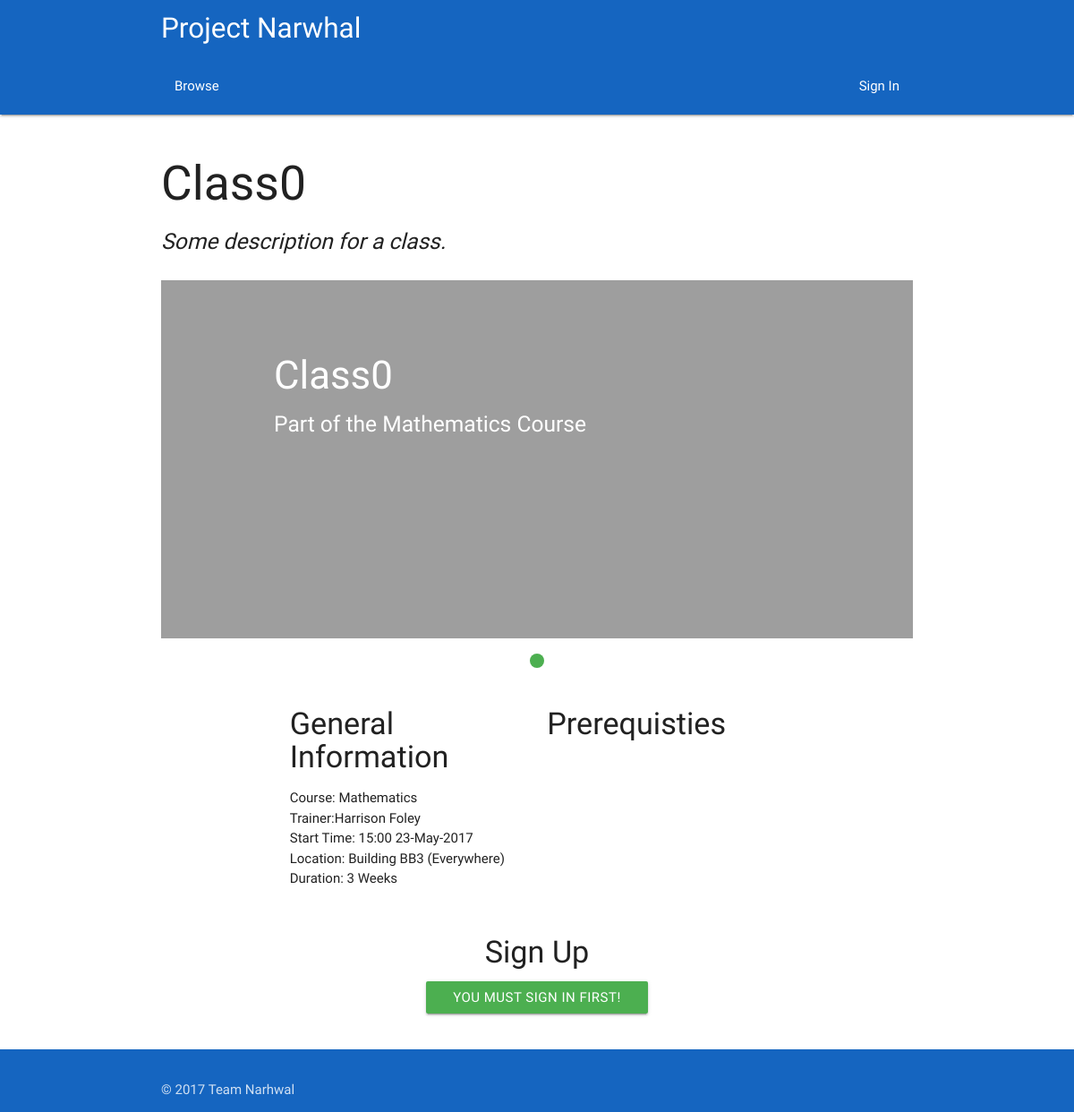
Page /browse/classes/class/0 on the earlier database version.
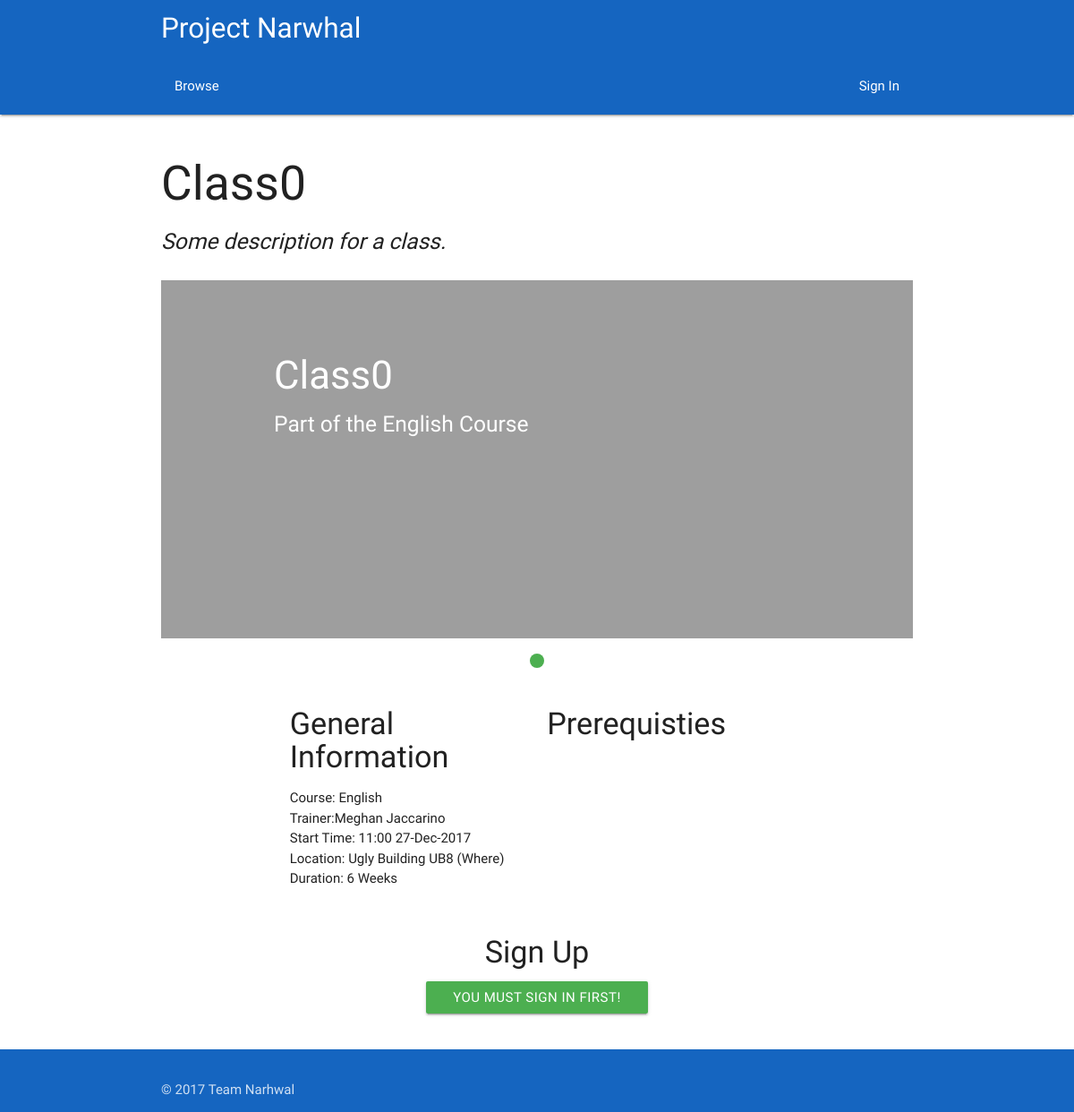
Same page on the later database version.
### app/models.py (models this page shows, shortened)
class Class(db.Model):
	__tablename__ = 'Class'
	classID = db.Column(db.Integer, primary_key = True)
	coursePoint = db.Column(db.Integer, db.ForeignKey('Course.courseID'))
	course = db.relationship("Course", foreign_keys = [coursePoint])
	courseID = db.Column(db.Integer)
	title = db.Column(db.String(100))
	description = db.Column(db.String(100))
	capacity = db.Column(db.Integer)
	startDate = db.Column(db.DateTime)
	duration = db.Column(db.Integer)
	endDate = db.Column(db.DateTime)
	reqFac = db.Column(db.String(100), default = 'None')
	preTrain = relationship("Class")
	parent_id = Column(db.Integer, ForeignKey('Class.classID'))
	locationPoint = db.Column(db.Integer, db.ForeignKey('Room.roomID'))
	location = db.relationship("Room", foreign_keys = [locationPoint])
	trainerPoint = db.Column(db.Integer, db.ForeignKey('Trainer.trainerID'))
	trainer = db.relationship("Trainer", foreign_keys = [trainerPoint])
	attendanceList = db.relationship('Delegate', secondary = association_table)
	waitList = db.relationship('Delegate', secondary = waiting_table)

class Course(db.Model):
	__tablename__ = 'Course'
	courseID = db.Column(db.Integer, primary_key = True)
	title = db.Column(db.String(100))
	description = db.Column(db.String(100))

class User(db.Model):
	__tablename__ = 'User'
	userID = db.Column(db.Integer, primary_key = True)
	name = db.Column(db.String(100))
	username = db.Column(db.String(100))
	email = db.Column(db.String(100))
	password = db.Column(db.String(100))
	type = db.Column(db.String(100))
	__mapper_args__ = {
		'polymorphic_identity': 'base',
		'polymorphic_on': type
	}

class Room(db.Model):
	__tablename__ = 'Room'
	roomID = db.Column(db.Integer, primary_key = True)
	capacity = db.Column(db.Integer)
	roomType = db.Column(db.String(100))
	roomCode = db.Column(db.String(100))
	building = db.Column(db.String(100))
	location = db.Column(db.String(100))
	facilities = db.Column(db.String(100))
	picURL = db.Column(db.String(100))
	accessRating = db.Column(db.String(100))

### app/views.py (the view)
@app.route('/browse/classes/class/<id>')
def viewClassDetails(id):
    classID = id
    current_class = classes(classID=classID)
    classSize = classAttendenceLen(current_class)
    if current_user.is_authenticated:
        if current_user.type == 'Delegate':
            clash = noTimeTableClash(current_user, current_class)
            userQualify = meetsRequirements(current_user, current_class)
        else:
            userQualify = False
            clash = "NA"
    else:
        userQualify = "Sign"
        clash = "NA"
    return render_template('viewClass.html', title="Course", current_class=current_class, classSize=classSize, userQualify=userQualify, clash = clash)

### queries.py (called while the page is built)
def listConvert(x):
    if(x.count() == 1):
        x = x[0]
        return x
    else:
        y = []
    for i in x:
        y.append(i)
    return y

def classes(**kwargs):
    q = models.Class.query.filter_by(**kwargs)
    q = listConvert(q)
    return q

def delegates(**kwargs):
    q = models.Delegate.query.filter_by(**kwargs)
    q = listConvert(q)
    return q

def classAttendence(thisClass):
    dels = delegates()
    at = []
    for i in dels:
        for g in i.classList:
            if g.classID == thisClass.classID:
                at.append(g)
    return at

def classAttendenceLen(thisClass):
    return len(classAttendence(thisClass))

### app/templates/viewClass.html (shortened to what this page needs)
{% extends "base.html" %} {% block content %}
<div class="container">
    <div class="row">
        <div class="col s12">
        </div>
    </div>
    <div class="row">
        <div class="col s12">
            <h2>{{current_class.title}}</h2>
            <h5><i>{{current_class.description}}</i></h5>
        </div>
    </div>
    <div class="row">
        <div class="col s12">
            <div class="slider">
                <ul class="slides">
                    <li>
                        <img src="{{current_class.location.picURL}}">
                        <div class="caption left-align">
                            <h3>{{current_class.title}}</h3>
                            <h5 class=" lightgrey-text text-lighten-3">Part of the {{current_class.course.title}} Course</h5>
                        </div>
                    </li>
                </ul>
            </div>
        </div>
    </div>
    <div class="row">
        <div class="col s12 l4 offset-l2">
            <h4>General Information</h4>
            <ul>
                <li>Course: {{current_class.course.title}}</li>
                <li>Trainer:{{current_class.trainer.name}}</li>
                <li>Start Time: {{current_class.startDate.strftime('%H:%M %d-%b-%Y') }}</li>
                <li>Location: {{current_class.location.building}} {{current_class.location.roomCode}} ({{current_class.location.location}})
                    <li>
                        <li>Duration: {{current_class.duration}} Weeks</li>
            </ul>
        </div>
        <div class="col s12 l4">
            <h4>Prerequisties</h4>
        </div>
    </div>
</div>
<div class="row">
    <div class="col s12">
        <h4 class="center-align">Sign Up</h4>
    </div>
    <div class="row">
        <div class="col s12 center-align">
            <a href="{%if userQualify == "Sign"%}/login{%else%}/signup/{{current_class.classID}}{%endif%}"
            class="waves-effect waves-light btn green {% if userQualify == False or clash == False%}disabled{% endif %}">
            {% if current_class.capacity == classSize %}Add to Waiting List{%elif userQualify == False %}Requirements Not Met
            {%elif userQualify == "Sign" %}You Must Sign In First!
            {%elif clash == False %}This Module Clashes With Your Timetable
            {%else%}Sign Up{% endif %}</a>
        </div>
    </div>
</div>
{% endblock %}

### app/templates/base.html (shortened to what this page needs)
<!DOCTYPE html>
<html>
<head>
    <link type="text/css" rel="stylesheet" href="{{ url_for( 'static', filename = 'css/materialize.min.css')}}" media="screen,projection">
    <link type="text/css" rel="stylesheet" href="{{url_for ('static', filename = 'css/style.css')}}">
</head>
<body class="Site">
    <nav class="nav-extended blue darken-3">
        <div class="container">
            <div class="nav-wrapper">
                <a href="/" class="brand-logo">Project Narwhal</a>
            </div>
            <div class="nav-wrapper">
                <ul class="left ">
                    <li><a href="/browse/classes">Browse</a></li>
                </ul>
                <ul id="nav-mobile center" class="right">
                    {% if current_user.is_authenticated and current_user.type == 'Delegate'%}
                    <li><a href='/timetable'><i class="large material-icons">dns</i></a></li>
                    <li><a href='/myaccount'>My Account</a></li>
                    <li><a href='/logout'>Logout</a></li>
                    {% elif current_user.is_authenticated and current_user.type == 'Trainer'%}
                    <li><a href='/timetable'><i class="large material-icons">dns</i></a></li>
                    <li><a href='/myaccount'>My Account</a></li>
                    <li><a href='/logout'>Logout</a></li>
                    {% elif current_user.is_authenticated and current_user.type == 'Admin'%}
                    <li><a href='/adminoptions'>Admin Tools</a></li>
                    <li><a href='/logout'>Logout</a></li>
                    {% else %}
                    <li><a href="/login">Sign In</a></li>
                    {% endif %}
                </ul>
            </div>
        </div>
    </nav>
    <main class="Site-content">
        {% block content %} {% endblock %}
    </main>
    <footer class="page-footer blue darken-3">
        <div class="footer-copyright blue darken-3">
            <div class="container">
                © 2017 Team Narhwal
            </div>
        </div>
    </footer>
</body>
</html>

### app/static/css/style.css (style rules this page uses)
html { font-family: 'Raleway', sans-serif; }
.Site { display: flex; min-height: 100vh; flex-direction: column; }
.Site-content { flex: 1 0 auto; }
.brand-logo { font-weight: 200 !important; }

Differences in the rows shown:
no longer on this page (row unchanged): Course: course "Mathematics"
no longer on this page (row edited): User: trainer.name "Harrison Foley"
no longer on this page (row edited): Room: location.building "Building", location.roomCode "BB3", location.location "Everywhere"
changed Class "Class0": startDate "15:00 23-May-2017" → "11:00 27-Dec-2017"; duration "3" → "6"
now on this page (row unchanged): Course: course "English"
now on this page (row edited): User: trainer.name "Meghan Jaccarino"
now on this page (row edited): Room: location.building "Ugly Building", location.roomCode "UB8", location.location "Where"
